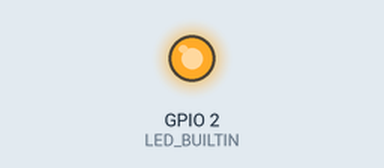
The sketch below on a simulated ESP8266 (NodeMCU). On the bench: output pins drawn as LEDs (lit = HIGH, except the on-board LED, lit = LOW). WiFi joins after 1.5 s; servers stay silent unless stated; what the sketch prints to the serial monitor is not drawn. At 2.2 s the program puts the board to deep sleep or switches it off; the recording ends there.

Above: at 0.0 s.
Timing chart, 0 to 2.2 s (numbered marks = the images above):
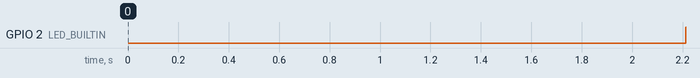

The sketch:

ESP12_dataCollector_281816_10AM.ino
```cpp
/*
 *  This sketch sends data via HTTP GET requests to data.sparkfun.com service.
 *
 *  You need to get streamId and privateKey at data.sparkfun.com and paste them
 *  below. Or just customize this script to talk to other HTTP servers.
 *
 */

#include <ESP8266WiFi.h>

const char* ssid     = "Phong KGHT CDIO";
const char* password = "pCDIO201609";

const char* host = "192.168.100.3";
const char* streamId   = "....................";
const char* privateKey = "....................";

void setup() {
  pinMode(LED_BUILTIN, OUTPUT);
  Serial.begin(115200);
  delay(10);

  // We start by connecting to a WiFi network

  Serial.println();
  Serial.println();
  Serial.print("Connecting to ");
  Serial.println(ssid);

  WiFi.begin(ssid, password);

  while (WiFi.status() != WL_CONNECTED) {
    delay(500);
    Serial.print(".");
  }

  Serial.println("");
  Serial.println("WiFi connected");
  Serial.println("IP address: ");
  Serial.println(WiFi.localIP());
}

int value = 0;

void loop() {
  Serial.println("Awaked!");
  delay(500);
  digitalWrite(LED_BUILTIN, LOW);
  Serial.print("connecting to ");
  Serial.println(host);
  // Use WiFiClient class to create TCP connections
  WiFiClient client;
  const int httpPort = 3000;
  if (!client.connect(host, httpPort)) {
    Serial.println("connection failed");
    return;
  }
  // We now create a URI for the request
  String url = "/sensor/";
  url += "26";
  url += "/";
  url += "30";

  Serial.print("Requesting URL: ");
  Serial.println(url);

  // This will send the request to the server
  client.print(String("GET ") + url + " HTTP/1.1\r\n" +
               "Host: " + host + "\r\n" +
               "Connection: close\r\n\r\n");
  digitalWrite(LED_BUILTIN, HIGH);
  Serial.println("Entering deep sleep");
  ESP.deepSleep(5000000, WAKE_RF_DEFAULT);
  delay(500);
}
```

Measured:
- by itself, GPIO 2 (LED_BUILTIN): LOW → HIGH at 2.2 s
